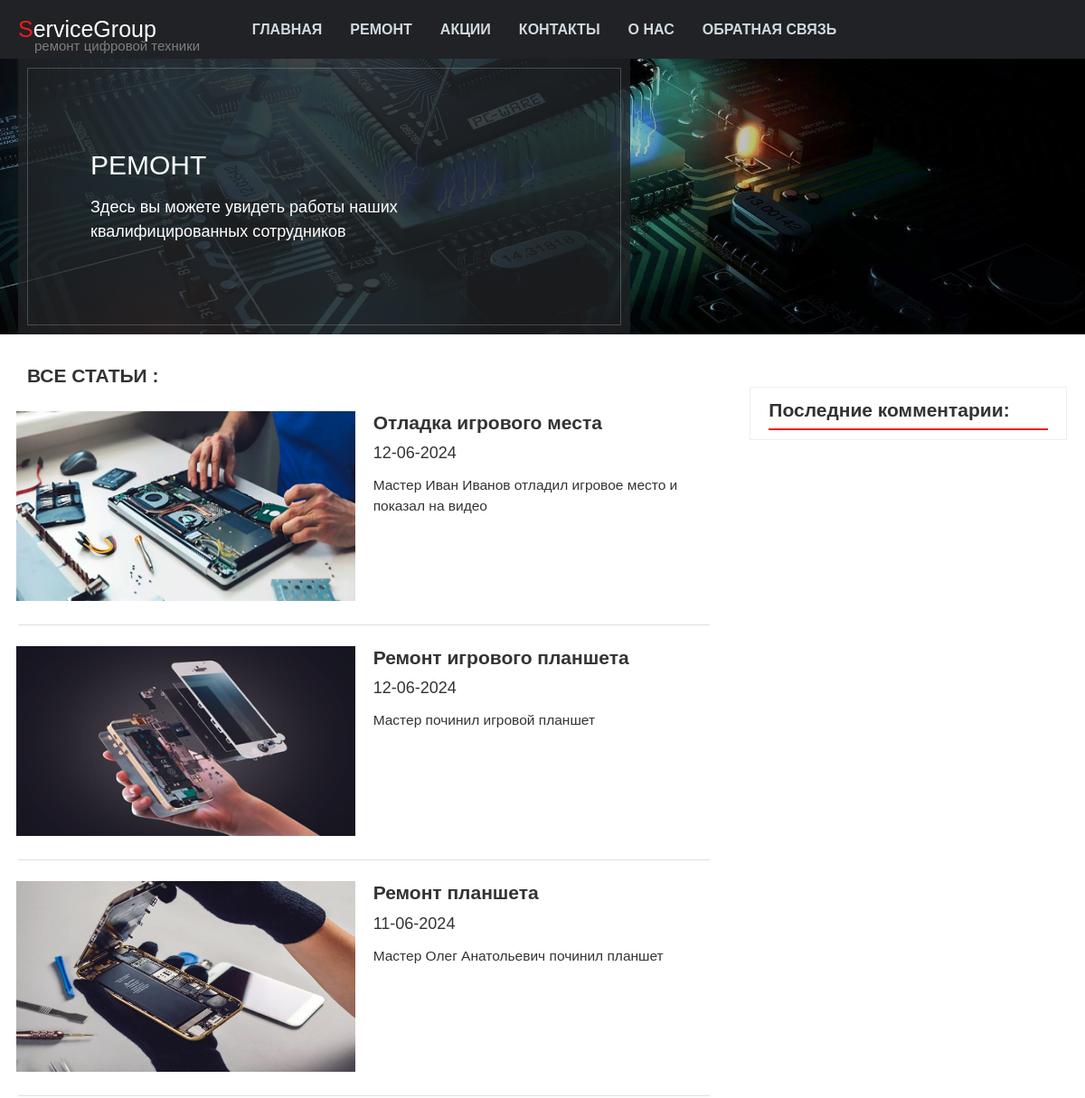
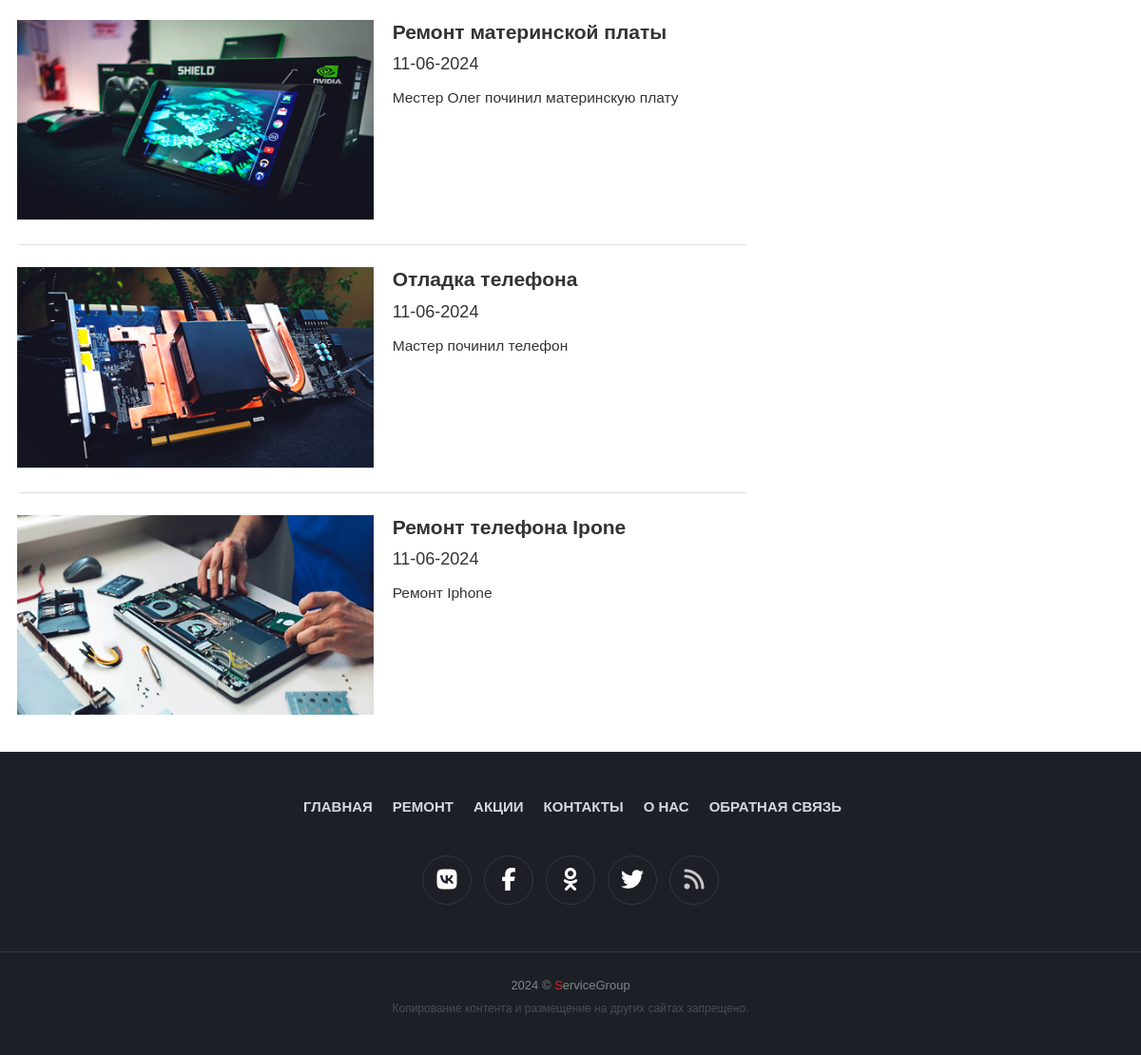
The page /build/ on the database its author committed (2 pictures, top to bottom).
### build/models.py (models this page shows, shortened)
class Build(models.Model):
	title = models.CharField(max_length=255, verbose_name = 'Заголовок')
	content = models.TextField(blank=True, verbose_name = 'Краткое содержание')
	photo = models.ImageField(upload_to="photos/%Y/%m/%d", verbose_name = 'Фото 33%')
	photoTi = models.ImageField(upload_to="photosTi/%Y/%m/%d", verbose_name = 'Фото 100%')
	video = models.TextField(blank=True, null=True, verbose_name = 'Видео')
	time_create = models.DateTimeField(auto_now_add=True,  verbose_name = 'Время публикации')
	class Meta:
		verbose_name = 'Ремонт'
		verbose_name_plural = 'Ремонт'
		ordering = ['-time_create']

### build/views.py (the view)
# urls.py: path('build/', build, name='build'),
def build(request):
		posts = Build.objects.order_by('-pk')
		context = {
			'posts': posts,
 			'title': 'Ремонт',
		}
		return render(request, 'build/build.html', context=context)

### build/templates/build/build.html (shortened to what this page needs)
{% load static %}
<!DOCTYPE html>
<html lang="ru">
<head>
	{% load bootstrap5 %}
  {% bootstrap_css %}
	<link type="text/css" href="{% static "build/css/styles.css" %}" rel="stylesheet" />
	<link href="{% static 'fontawesomefree/css/fontawesome.css' %}" rel="stylesheet" type="text/css">
  <link href="{% static 'fontawesomefree/css/brands.css' %}" rel="stylesheet" type="text/css">
  <link href="{% static 'fontawesomefree/css/solid.css' %}" rel="stylesheet" type="text/css">
</head>
<header class="top-line">
	<a href="{{ site.baseurl }}" class="logo logo-litera">ServiceGroup</a><h1 class="logo-1">ремонт цифровой техники</h1>
	<nav class="main-menu top-menu">
		<ul>
			<li><a href="{% url 'home' %}"> Главная</a></li>
			<li><a href="{% url 'build' %}"> Ремонт</a></li>
			<li><a href="{% url 'sale' %}"> Акции</a></li>
			<li><a href="{% url 'home' %}"> Контакты</a></li>
			<li><a href="{% url 'about' %}"> О нас</a></li>
			<li><a href="{% url 'feedback' %}"> Обратная связь</a></li>
		</ul>
	</nav>
</header>
<body>
	<div class="pattern pattern-cat-header">
		<div class="cat-header overlay" style="background-image: url({% static "build/images/build/cover.jpg" %})">
			<div class="container-fluid">
				<div class="row no-gutters g-0">
					<div class="col-md-7">
						<div class="cat-header-block">
							<h1>Ремонт</h1>
							<p>Здесь вы можете увидеть работы наших квалифицированных сотрудников</p>
						</div>
					</div>
				</div>
			</div>
		</div>
	</div>
	<div class="cat-list">
		<div class="container-fluid">
			<div class="row">
				<div class="col-md-8">
					<div class="all-posts-header">Все статьи :</div>
					<div class="cat-list-wrap">
						{% for p in posts %}
						<a href="{% url 'posts' p.pk %}" class="cat-list-item">
							<div class="row">
								<div class="col-sm-6">
									<div class="pattern">
										{% if p.photo %}
										<img src="{{ p.photo.url }}" alt="{{ p.title }}" class="img-responsive overlay">
										{% endif %}
									</div>
								</div>
								<div class="col-sm-6">
									<h3>{{ p.title }}</h3>
									<div class="datе">{{p.time_create|date:"d-m-Y"}}</div>
									<p>{{ p.content }}</p>
								</div>
							</div>
						</a>
						{% endfor %}
					</div>
				</div>
				<div class="col-md-4">
					<aside class="main-aside">
						<div class="aside-box">
							<div class="latest-comments">
								<div class="lb-header">Последние комментарии:</div>
							</div>
						</div>
					</aside>
				</div>
			</div>
		</div>
	</div>
<footer class="main-footer">
	<div class="container">
		<nav class="main-menu footer-menu">
			<ul>
				<li><a href="{% url 'home' %}"> Главная</a></li>
				<li><a href="{% url 'build' %}"> Ремонт</a></li>
				<li><a href="{% url 'sale' %}"> Акции</a></li>
				<li><a href="#link"> Контакты</a></li>
				<li><a href="{% url 'about' %}"> О нас</a></li>
				<li><a href="{% url 'feedback' %}"> Обратная связь</a></li>
			</ul>
		</nav>
		<nav class="soc">
			<ul>
				<li><a href="https://vk.com/service45apple"><i class="fab fa-vk"></i></a></li>
				<li><a href="#"><i class="fab fa-facebook-f"></i></a></li>
				<li><a href="#"><i class="fab fa-odnoklassniki"></i></a></li>
				<li><a href="#"><i class="fab fa-twitter"></i></a></li>
				<li><a href="rss.xml"><i class="fa fa-rss"></i></a></li>
			</ul>
		</nav>
	</div>
</footer>
<footer class="bottom-footer">
	<div class="container text-center">
		<div class="footer-copy">2024 © <span class="logo-footer logo-litera">ServiceGroup</span> </div>
		<p>Копирование контента и размещение на других сайтах запрещено.</p>
	</div>
</footer>
</body>
</html>

### rows shown on the page
Build: photo (picture), title "Отладка игрового места", time_create "12-06-2024", content "Мастер Иван Иванов отладил игровое место и показал на видео"
Build: photo (picture), title "Ремонт игрового планшета", time_create "12-06-2024", content "Мастер починил игровой планшет"
Build: photo (picture), title "Ремонт планшета", time_create "11-06-2024", content "Мастер Олег Анатольевич починил планшет"
Build: photo (picture), title "Ремонт материнской платы", time_create "11-06-2024", content "Местер Олег починил материнскую плату"
Build: photo (picture), title "Отладка телефона", time_create "11-06-2024", content "Мастер починил телефон"
Build: photo (picture), title "Ремонт телефона Ipone", time_create "11-06-2024", content "Ремонт Iphone"
